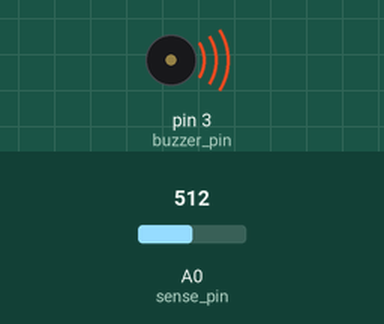
This sketch was run on a simulated Arduino Uno, built with avr-gcc and run on an emulated ATmega328P. Shown: buzzer (waves = sounding). The test bench sets the inputs (shaded band); at power-on: A0 (sense_pin) = 512.

Above: at 0.1 s.
Timing chart, 0 to 1.6 s (numbered marks = the images above):
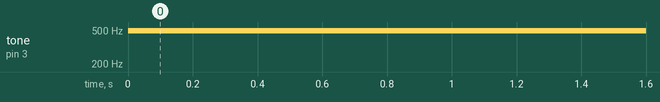

Measured:
- by itself, tone on pin 3 (buzzer_pin): silent → 490 Hz at 0.00 s

The sketch:

main.ino
```cpp
#define sense_pin A0
#define buzzer_pin 3

void setup(){
    pinMode(sense_pin, INPUT);
    pinMode(buzzer_pin, OUTPUT);
}

void loop(){
    int buzzer_output = map(analogRead(sense_pin), 0, 255, 255, -20) ;
    analogWrite(buzzer_pin, buzzer_output);
}
```
